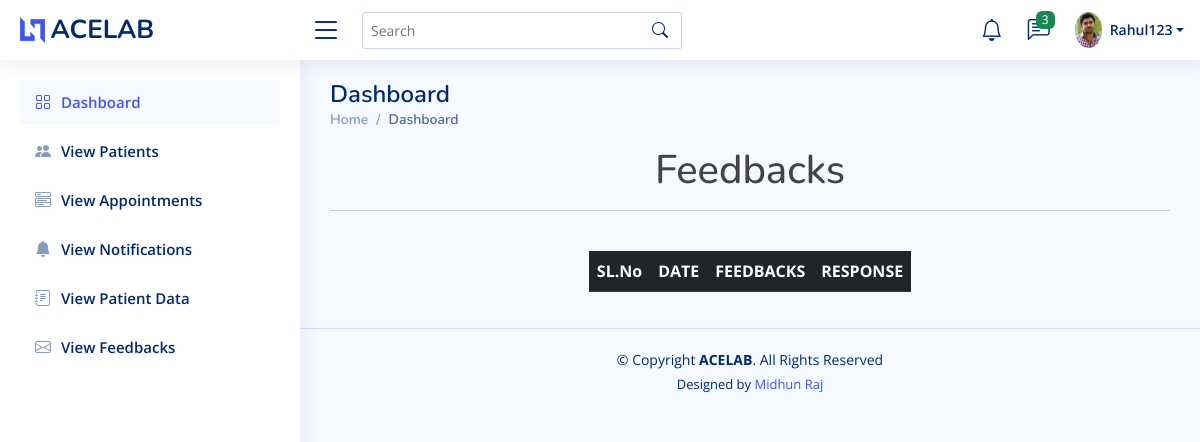
The page /doc_view_feedback (signed in) on the database its author committed.
### home/models.py (models this page shows, shortened)
class Login(AbstractUser):
    is_doctor = models.BooleanField(default=False)
    is_patient = models.BooleanField(default=False)

class doctor(models.Model):
    user = models.OneToOneField(Login, on_delete=models.CASCADE, primary_key=True, related_name='Doctor')
    name = models.CharField(max_length=100)
    department = models.ForeignKey(department, on_delete=models.DO_NOTHING)
    email = models.EmailField()
    Image = models.ImageField(upload_to='images/')
    status = models.IntegerField(default=0)

### home/doctorviews.py (the view)
# urls.py: path('doc_view_feedback', doctorviews.doc_view_feedback, name='doc_view_feedback'),
@login_required(login_url='login_view')
def doc_view_feedback(request):
    data = Feedback.objects.all()
    return render(request, 'doctor/doc_view_feedback.html', {'data': data})

### templates/doctor/doc_view_feedback.html (shortened to what this page needs)
{% extends 'doctor/doctorbase.html' %}
{% load crispy_forms_tags %}
{% block content %}
<h1 class="text-center">Feedbacks</h1><hr><br>
<div class="row justify-content-center">
    <div class="col-auto">
        <table class="table table-dark table-responsive">
          <thead>
            <tr>
              <th scope="col">SL.No</th>
              <th scope="col">DATE</th>
              <th scope="col">FEEDBACKS</th>
              <th scope="col">RESPONSE</th>
            </tr>
          </thead>
        </table>
    </div>
</div>
{% endblock %}

### templates/doctor/doctorbase.html (shortened to what this page needs)
<!DOCTYPE html>
{% load static %}
<html lang="en">
<head>
  <link href=" {% static 'set3/assets/vendor/bootstrap/css/bootstrap.min.css' %} " rel="stylesheet">
  <link href=" {% static 'set3/assets/vendor/bootstrap-icons/bootstrap-icons.css' %} " rel="stylesheet">
  <link href=" {% static 'set3/assets/vendor/boxicons/css/boxicons.min.css' %} " rel="stylesheet">
  <link href=" {% static 'set3/assets/vendor/quill/quill.snow.css' %} " rel="stylesheet">
  <link href=" {% static 'set3/assets/vendor/quill/quill.bubble.css' %} " rel="stylesheet">
  <link href=" {% static 'set3/assets/vendor/remixicon/remixicon.css' %} " rel="stylesheet">
  <link href=" {% static 'set3/assets/vendor/simple-datatables/style.css' %} " rel="stylesheet">
  <link href=" {% static 'set3/assets/css/style.css' %} " rel="stylesheet">
</head>
<body>
  <header id="header" class="header fixed-top d-flex align-items-center">
    <div class="d-flex align-items-center justify-content-between">
      <a href=" {% static 'index.html' %} " class="logo d-flex align-items-center">
        <img src=" {% static 'set3/assets/img/logo.png' %} " alt="">
        <span class="d-none d-lg-block">ACELAB</span>
      </a>
      <i class="bi bi-list toggle-sidebar-btn"></i>
    </div>
    <div class="search-bar">
      <form class="search-form d-flex align-items-center" method="POST" action="#">
        <input type="text" name="query" placeholder="Search" title="Enter search keyword">
        <button type="submit" title="Search"><i class="bi bi-search"></i></button>
      </form>
    </div>
    <nav class="header-nav ms-auto">
      <ul class="d-flex align-items-center">
        <li class="nav-item dropdown">
          <a class="nav-link nav-icon" href="#" data-bs-toggle="dropdown">
            <i class="bi bi-bell"></i>
          </a>
        </li>
        <li class="nav-item dropdown">
          <a class="nav-link nav-icon" href="#" data-bs-toggle="dropdown">
            <i class="bi bi-chat-left-text"></i>
            <span class="badge bg-success badge-number">3</span>
          </a>
        </li>
        <li class="nav-item dropdown pe-3">
          <a class="nav-link nav-profile d-flex align-items-center pe-0" href="#" data-bs-toggle="dropdown">
            <img src=" {{request.user.Doctor.Image.url}} " alt="Profile" class="rounded-circle">
            <span class="d-none d-md-block dropdown-toggle ps-2">{{request.user}}</span>
          </a>
        </li>
      </ul>
    </nav>
  </header>
  <aside id="sidebar" class="sidebar">
    <ul class="sidebar-nav" id="sidebar-nav">
      <li class="nav-item">
        <a class="nav-link " href=" {% url 'doctordashboard' %} ">
          <i class="bi bi-grid"></i>
          <span>Dashboard</span>
        </a>
      </li>
      <li class="nav-item">
        <a class="nav-link collapsed" href=" {% url 'doc_view_patients' %} ">
          <i class="bi bi-people-fill"></i>
          <span>View Patients</span>
        </a>
      </li>
      <li class="nav-item">
        <a class="nav-link collapsed" href=" {% url 'doc_view_appointments' %} ">
          <i class="bi bi-menu-button-wide"></i>
          <span>View Appointments</span>
        </a>
      </li>
      <li class="nav-item">
        <a class="nav-link collapsed" href=" {% url 'doc_view_notificaction' %} ">
          <i class="bi bi-bell-fill"></i>
          <span>View Notifications</span>
        </a>
      </li>
       <li class="nav-item">
        <a class="nav-link collapsed" href=" {% url 'view_patient_data' %} ">
          <i class="bi bi-journal-text"></i>
          <span>View Patient Data</span>
        </a>
      </li>
      <li class="nav-item">
        <a class="nav-link collapsed" href=" {% url 'doc_view_feedback' %} ">
          <i class="bi bi-envelope"></i>
          <span>View Feedbacks</span>
        </a>
      </li>
    </ul>
  </aside>
  <main id="main" class="main">
    <div class="pagetitle">
      <h1>Dashboard</h1>
      <nav>
        <ol class="breadcrumb">
          <li class="breadcrumb-item"><a href=" {% url 'doctordashboard' %} ">Home</a></li>
          <li class="breadcrumb-item active">Dashboard</li>
        </ol>
      </nav>
    </div>
    <section class="section dashboard">
      <div class="row">
        <div class="col-lg-12 col-md-12 col-sm-12">
           {% block content %}{% endblock%}
        </div>
      </div>
    </section>
  </main>
  <footer id="footer" class="footer">
    <div class="copyright">
      &copy; Copyright <strong><span>ACELAB</span></strong>. All Rights Reserved
    </div>
    <div class="credits">
      Designed by <a href="https://bootstrapmade.com/">Midhun Raj</a>
    </div>
  </footer>
</body>
</html>

### static/set3/assets/css/style.css (style rules this page uses)
:root { scroll-behavior: smooth; }
body { font-family: "Open Sans", sans-serif; background: #f6f9ff; color: #444444; }
a { color: #4154f1; text-decoration: none; }
h1, h2, h3, h4, h5, h6 { font-family: "Nunito", sans-serif; }
#main { margin-top: 60px; padding: 20px 30px; transition: all 0.3s; }
.pagetitle { margin-bottom: 10px; }
.pagetitle h1 { font-size: 24px; margin-bottom: 0; font-weight: 600; color: #012970; }
.breadcrumb { font-size: 14px; font-family: "Nunito", sans-serif; color: #899bbd; font-weight: 600; }
.breadcrumb a { color: #899bbd; transition: 0.3s; }
.breadcrumb .breadcrumb-item::before { color: #899bbd; }
.breadcrumb .active { color: #51678f; font-weight: 600; }
.logo { line-height: 1; }
@media (min-width: 1200px) { .logo { width: 280px; } }
.logo img { max-height: 26px; margin-right: 6px; }
.logo span { font-size: 26px; font-weight: 700; color: #012970; font-family: "Nunito", sans-serif; }
.header { transition: all 0.5s; z-index: 997; height: 60px; box-shadow: 0px 2px 20px rgba(1, 41, 112, 0.1); background-color: #fff; padding-left: 20px; }
.header .toggle-sidebar-btn { font-size: 32px; padding-left: 10px; cursor: pointer; color: #012970; }
.header .search-bar { min-width: 360px; padding: 0 20px; }
.header .search-form { width: 100%; }
.header .search-form input { border: 0; font-size: 14px; color: #012970; border: 1px solid rgba(1, 41, 112, 0.2); padding: 7px 38px 7px 8px; border-radius: 3px; transition: 0.3s; width: 100%; }
.header .search-form button { border: 0; padding: 0; margin-left: -30px; background: none; }
.header .search-form button i { color: #012970; }
.header-nav ul { list-style: none; }
.header-nav>ul { margin: 0; padding: 0; }
.header-nav .nav-icon { font-size: 22px; color: #012970; margin-right: 25px; position: relative; }
.header-nav .nav-profile { color: #012970; }
.header-nav .nav-profile img { max-height: 36px; }
.header-nav .nav-profile span { font-size: 14px; font-weight: 600; }
.header-nav .badge-number { position: absolute; inset: -2px -5px auto auto; font-weight: normal; font-size: 12px; padding: 3px 6px; }
.sidebar { position: fixed; top: 60px; left: 0; bottom: 0; width: 300px; z-index: 996; transition: all 0.3s; padding: 20px; overflow-y: auto; scrollbar-width: thin; scrollbar-color: #aab7cf transparent; box-shadow: 0px 0px 20px rgba(1, 41, 112, 0.1); background-color: #fff; }
@media (min-width: 1200px) { #main, #footer { margin-left: 300px; } }
.sidebar-nav { padding: 0; margin: 0; list-style: none; }
.sidebar-nav li { padding: 0; margin: 0; list-style: none; }
.sidebar-nav .nav-item { margin-bottom: 5px; }
.sidebar-nav .nav-link { display: flex; align-items: center; font-size: 15px; font-weight: 600; color: #4154f1; transition: 0.3; background: #f6f9ff; padding: 10px 15px; border-radius: 4px; }
.sidebar-nav .nav-link i { font-size: 16px; margin-right: 10px; color: #4154f1; }
.sidebar-nav .nav-link.collapsed { color: #012970; background: #fff; }
.sidebar-nav .nav-link.collapsed i { color: #899bbd; }
.footer { padding: 20px 0; font-size: 14px; transition: all 0.3s; border-top: 1px solid #cddfff; }
.footer .copyright { text-align: center; color: #012970; }
.footer .credits { padding-top: 5px; text-align: center; font-size: 13px; color: #012970; }

### rows shown on the page
Login: user.Doctor.Image (picture), user "Rahul123"
